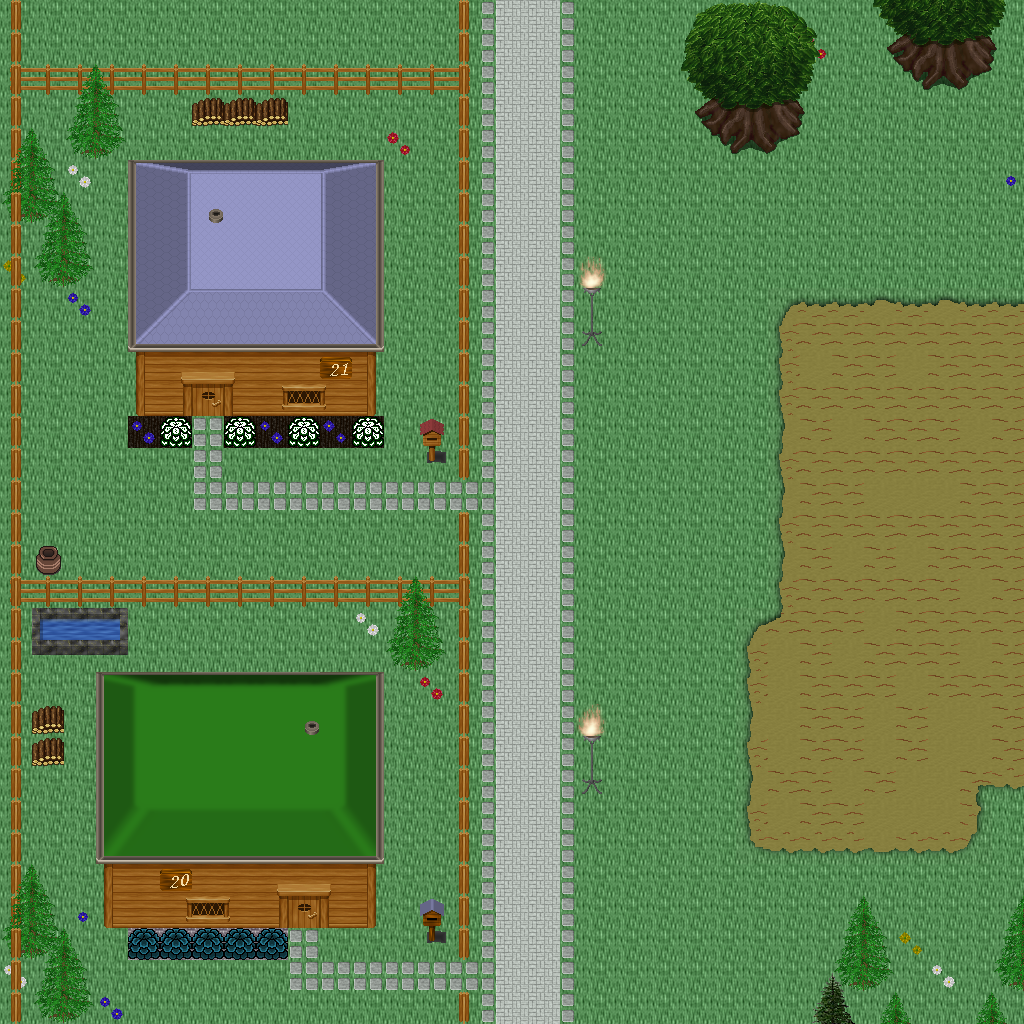

A level layout from a 2D game, rendered from its tile map. Below: a short description, then the map file with tile-grid data replaced by summaries:
An orthogonal 32x32 tile map with 32x32 px tiles, 5 tile layers (Ground, Objects, Objects2, Above, ...), 1 hidden layer not drawn, 60 tilesets.

<map version="1.10" tiledversion="1.11.0" orientation="orthogonal" renderorder="right-down" width="32" height="32" tilewidth="32" tileheight="32" infinite="0" nextlayerid="11" nextobjectid="1">
 <tileset firstgid="1" name="logic_collision" tilewidth="32" tileheight="32" tilecount="1" columns="1">
  <image source="../drawable/logic_collision.png" width="32" height="32" />
 </tileset>
 <tileset firstgid="2" name="building_decoration_orbpedestal" tilewidth="32" tileheight="32" tilecount="2" columns="1">
  <image source="../drawable/building_decoration_orbpedestal.png" width="32" height="64" />
 </tileset>
 <tileset firstgid="4" name="building_decoration_chimney" tilewidth="32" tileheight="32" tilecount="2" columns="1">
  <image source="../drawable/building_decoration_chimney.png" width="32" height="64" />
 </tileset>
 <tileset firstgid="6" name="item_statue_fairypool" tilewidth="32" tileheight="32" tilecount="16" columns="2">
  <image source="../drawable/item_statue_fairypool.png" width="64" height="256" />
 </tileset>
 <tileset firstgid="22" name="building_decoration_stone_details" tilewidth="32" tileheight="32" tilecount="4" columns="2">
  <image source="../drawable/building_decoration_stone_details.png" width="64" height="64" />
 </tileset>
 <tileset firstgid="26" name="building_door_closed" tilewidth="32" tileheight="32" tilecount="1" columns="1">
  <image source="../drawable/building_door_closed.png" width="32" height="32" />
 </tileset>
 <tileset firstgid="27" name="building_door_door" tilewidth="32" tileheight="32" tilecount="6" columns="3">
  <image source="../drawable/building_door_door.png" width="96" height="64" />
 </tileset>
 <tileset firstgid="33" name="building_fence_fence_chunky" tilewidth="32" tileheight="32" tilecount="21" columns="3">
  <image source="../drawable/building_fence_fence_chunky.png" width="96" height="224" />
 </tileset>
 <tileset firstgid="54" name="building_roof_blue" tilewidth="32" tileheight="32" tilecount="20" columns="5">
  <image source="../drawable/building_roof_blue.png" width="160" height="128" />
 </tileset>
 <tileset firstgid="74" name="building_roof_green" tilewidth="32" tileheight="32" tilecount="20" columns="5">
  <image source="../drawable/building_roof_green.png" width="160" height="128" />
 </tileset>
 <tileset firstgid="94" name="building_roof_red" tilewidth="32" tileheight="32" tilecount="20" columns="5">
  <image source="../drawable/building_roof_red.png" width="160" height="128" />
 </tileset>
 <tileset firstgid="114" name="building_roof_red2" tilewidth="32" tileheight="32" tilecount="20" columns="5">
  <image source="../drawable/building_roof_red2.png" width="160" height="128" />
 </tileset>
 <tileset firstgid="134" name="building_roof_roof_borders" tilewidth="32" tileheight="32" tilecount="9" columns="3">
  <image source="../drawable/building_roof_roof_borders.png" width="96" height="96" />
 </tileset>
 <tileset firstgid="143" name="building_roof_yellow" tilewidth="32" tileheight="32" tilecount="20" columns="5">
  <image source="../drawable/building_roof_yellow.png" width="160" height="128" />
 </tileset>
 <tileset firstgid="163" name="building_window_window_long" tilewidth="32" tileheight="32" tilecount="3" columns="3">
  <image source="../drawable/building_window_window_long.png" width="96" height="32" />
 </tileset>
 <tileset firstgid="166" name="ground_cobbled_paving" tilewidth="32" tileheight="32" tilecount="1" columns="1">
  <image source="../drawable/ground_cobbled_paving.png" width="32" height="32" />
 </tileset>
 <tileset firstgid="167" name="ground_gravel" tilewidth="32" tileheight="32" tilecount="1" columns="1">
  <image source="../drawable/ground_gravel.png" width="32" height="32" />
 </tileset>
 <tileset firstgid="168" name="ground_stone_floors" tilewidth="32" tileheight="32" tilecount="6" columns="3">
  <image source="../drawable/ground_stone_floors.png" width="96" height="64" />
 </tileset>
 <tileset firstgid="174" name="ground_ground" tilewidth="32" tileheight="32" tilecount="33" columns="3">
  <image source="../drawable/ground_ground.png" width="96" height="352" />
 </tileset>
 <tileset firstgid="207" name="plant_bush_various_small" tilewidth="32" tileheight="32" tilecount="9" columns="3">
  <image source="../drawable/plant_bush_various_small.png" width="96" height="96" />
 </tileset>
 <tileset firstgid="216" name="plant_flower_daisy_blue" tilewidth="32" tileheight="32" tilecount="8" columns="2">
  <image source="../drawable/plant_flower_daisy_blue.png" width="64" height="128" />
 </tileset>
 <tileset firstgid="224" name="plant_flower_daisy_red" tilewidth="32" tileheight="32" tilecount="8" columns="2">
  <image source="../drawable/plant_flower_daisy_red.png" width="64" height="128" />
 </tileset>
 <tileset firstgid="232" name="plant_flower_daisy_white" tilewidth="32" tileheight="32" tilecount="8" columns="2">
  <image source="../drawable/plant_flower_daisy_white.png" width="64" height="128" />
 </tileset>
 <tileset firstgid="240" name="plant_flower_daisy_yellow" tilewidth="32" tileheight="32" tilecount="8" columns="2">
  <image source="../drawable/plant_flower_daisy_yellow.png" width="64" height="128" />
 </tileset>
 <tileset firstgid="248" name="plant_tree_spruce" tilewidth="32" tileheight="32" tilecount="6" columns="2">
  <image source="../drawable/plant_tree_spruce.png" width="64" height="96" />
 </tileset>
 <tileset firstgid="254" name="item_pot_pot_purple" tilewidth="32" tileheight="32" tilecount="1" columns="1">
  <image source="../drawable/item_pot_pot_purple.png" width="32" height="32" />
 </tileset>
 <tileset firstgid="255" name="item_pot_pot_tall" tilewidth="32" tileheight="32" tilecount="2" columns="1">
  <image source="../drawable/item_pot_pot_tall.png" width="32" height="64" />
 </tileset>
 <tileset firstgid="257" name="item_pot_small_barrel" tilewidth="32" tileheight="32" tilecount="2" columns="1">
  <image source="../drawable/item_pot_small_barrel.png" width="32" height="64" />
 </tileset>
 <tileset firstgid="259" name="item_postbox" tilewidth="32" tileheight="32" tilecount="4" columns="2">
  <image source="../drawable/item_postbox.png" width="64" height="64" />
 </tileset>
 <tileset firstgid="263" name="furniture_chair_wooden_pale" tilewidth="32" tileheight="32" tilecount="4" columns="2">
  <image source="../drawable/furniture_chair_wooden_pale.png" width="64" height="64" />
 </tileset>
 <tileset firstgid="267" name="furniture_table_wooden" tilewidth="32" tileheight="32" tilecount="1" columns="1">
  <image source="../drawable/furniture_table_wooden.png" width="32" height="32" />
 </tileset>
 <tileset firstgid="268" name="furniture_table_brick_base" tilewidth="32" tileheight="32" tilecount="3" columns="3">
  <image source="../drawable/furniture_table_brick_base.png" width="96" height="32" />
 </tileset>
 <tileset firstgid="271" name="furniture_light_iron_lamp" tilewidth="32" tileheight="32" tilecount="3" columns="1">
  <image source="../drawable/furniture_light_iron_lamp.png" width="32" height="96" />
 </tileset>
 <tileset firstgid="274" name="furniture_light_flames" tilewidth="32" tileheight="32" tilecount="6" columns="6">
  <image source="../drawable/furniture_light_flames.png" width="192" height="32" />
 </tileset>
 <tileset firstgid="280" name="furniture_sink_dark_side_on" tilewidth="32" tileheight="32" tilecount="6" columns="3">
  <image source="../drawable/furniture_sink_dark_side_on.png" width="96" height="64" />
 </tileset>
 <tileset firstgid="286" name="ground_grass_corners" tilewidth="32" tileheight="32" tilecount="24" columns="6">
  <image source="../drawable/ground_grass_corners.png" width="192" height="128" />
 </tileset>
 <tileset firstgid="310" name="ground_grass_edges" tilewidth="32" tileheight="32" tilecount="36" columns="12">
  <image source="../drawable/ground_grass_edges.png" width="384" height="96" />
 </tileset>
 <tileset firstgid="346" name="plant_tree_tree_fluffy" tilewidth="32" tileheight="32" tilecount="12" columns="4">
  <image source="../drawable/plant_tree_tree_fluffy.png" width="128" height="96" />
 </tileset>
 <tileset firstgid="358" name="ground_water_dungeon_water" tilewidth="32" tileheight="32" tilecount="30" columns="3">
  <image source="../drawable/ground_water_dungeon_water.png" width="96" height="320" />
 </tileset>
 <tileset firstgid="388" name="furniture_table_wooden_rectangular" tilewidth="32" tileheight="32" tilecount="9" columns="3">
  <image source="../drawable/furniture_table_wooden_rectangular.png" width="96" height="96" />
 </tileset>
 <tileset firstgid="397" name="item_statue_metal_and_stone" tilewidth="32" tileheight="32" tilecount="6" columns="3">
  <image source="../drawable/item_statue_metal_and_stone.png" width="96" height="64" />
 </tileset>
 <tileset firstgid="403" name="ground_fire_fire" tilewidth="32" tileheight="32" tilecount="27" columns="3">
  <image source="../drawable/ground_fire_fire.png" width="96" height="288" />
 </tileset>
 <tileset firstgid="430" name="furniture_table_bench" tilewidth="32" tileheight="32" tilecount="3" columns="3">
  <image source="../drawable/furniture_table_bench.png" width="96" height="32" />
 </tileset>
 <tileset firstgid="433" name="plant_bush_hosta" tilewidth="32" tileheight="32" tilecount="9" columns="3">
  <image source="../drawable/plant_bush_hosta.png" width="96" height="96" />
 </tileset>
 <tileset firstgid="442" name="plant_tree_tree_green" tilewidth="32" tileheight="32" tilecount="88" columns="8">
  <image source="../drawable/plant_tree_tree_green.png" width="256" height="352" />
 </tileset>
 <tileset firstgid="530" name="item_sign_large" tilewidth="32" tileheight="32" tilecount="15" columns="5">
  <image source="../drawable/item_sign_large.png" width="160" height="96" />
 </tileset>
 <tileset firstgid="545" name="building_wall_wall_brown" tilewidth="32" tileheight="32" tilecount="12" columns="3">
  <image source="../drawable/building_wall_wall_brown.png" width="96" height="128" />
 </tileset>
 <tileset firstgid="557" name="ground_green_paving_4" tilewidth="32" tileheight="32" tilecount="3" columns="3">
  <image source="../drawable/ground_green_paving_4.png" width="96" height="32" />
 </tileset>
 <tileset firstgid="560" name="item_swing" tilewidth="32" tileheight="32" tilecount="4" columns="2">
  <image source="../drawable/item_swing.png" width="64" height="64" />
 </tileset>
 <tileset firstgid="564" name="item_fishrods" tilewidth="32" tileheight="32" tilecount="12" columns="4">
  <image source="../drawable/item_fishrods.png" width="128" height="96" />
 </tileset>
 <tileset firstgid="576" name="logic_creature_human_kalavan" tilewidth="32" tileheight="32" tilecount="5" columns="5">
  <image source="../drawable/logic_creature_human_kalavan.png" width="160" height="32" />
 </tileset>
 <tileset firstgid="581" name="logic_creature_animal" tilewidth="32" tileheight="32" tilecount="32" columns="8">
  <image source="../drawable/logic_creature_animal.png" width="256" height="128" />
 </tileset>
 <tileset firstgid="613" name="building_decoration_numbers" tilewidth="32" tileheight="32" tilecount="20" columns="2">
  <image source="../drawable/building_decoration_numbers.png" width="64" height="320" />
 </tileset>
 <tileset firstgid="633" name="ground_green_paving" tilewidth="32" tileheight="32" tilecount="18" columns="3">
  <image source="../drawable/ground_green_paving.png" width="96" height="192" />
 </tileset>
 <tileset firstgid="651" name="item_huge_orb" tilewidth="32" tileheight="32" tilecount="16" columns="2">
  <image source="../drawable/item_huge_orb.png" width="64" height="256" />
 </tileset>
 <tileset firstgid="667" name="light_light_5x5" tilewidth="32" tileheight="32" tilecount="25" columns="5">
  <image source="../drawable/light_light_5x5.png" width="160" height="160" />
 </tileset>
 <tileset firstgid="692" name="light_dim_light_5x5" tilewidth="32" tileheight="32" tilecount="25" columns="5">
  <image source="../drawable/light_dim_light_5x5.png" width="160" height="160" />
 </tileset>
 <tileset firstgid="717" name="item_firewood" tilewidth="32" tileheight="32" tilecount="12" columns="3">
  <image source="../drawable/item_firewood.png" width="96" height="128" />
 </tileset>
 <tileset firstgid="729" name="logic_creature_fowl" tilewidth="32" tileheight="32" tilecount="6" columns="6">
  <image source="../drawable/logic_creature_fowl.png" width="192" height="32" />
 </tileset>
 <tileset firstgid="735" name="logic_creature_human_imperial" tilewidth="32" tileheight="32" tilecount="16" columns="8">
  <image source="../drawable/logic_creature_human_imperial.png" width="256" height="64" />
 </tileset>
 <layer id="1" name="Ground" width="32" height="32">
  <data>[1024 cells, 1024 non-empty, 7 distinct tile ids]</data>
 </layer>
 <layer id="2" name="Objects" width="32" height="32">
  <data>[1024 cells, 397 non-empty, 56 distinct tile ids]</data>
 </layer>
 <layer id="3" name="Objects2" width="32" height="32">
  <data>[1024 cells, 49 non-empty, 12 distinct tile ids]</data>
 </layer>
 <layer id="4" name="Above" width="32" height="32">
  <data>[1024 cells, 174 non-empty, 72 distinct tile ids]</data>
 </layer>
 <layer id="5" name="Above2" width="32" height="32">
  <data>[1024 cells, 10 non-empty, 3 distinct tile ids]</data>
 </layer>
 <layer id="6" name="Walkable" width="32" height="32" visible="0">
  <data>[1024 cells, 235 non-empty, 1 distinct tile ids]</data>
 </layer>
 <objectgroup id="7" name="Mapevents" />
 <objectgroup id="8" name="Spawn" />
 <objectgroup id="9" name="Keys" />
 <objectgroup id="10" name="Replace" />
</map>
